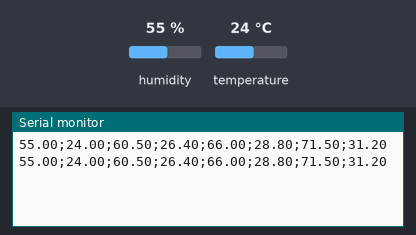
The sketch below on a simulated Arduino Uno, built with avr-gcc and run on an emulated ATmega328P. Shown: the last lines printed to the serial monitor. The inputs (shaded band) are chosen by the test bench; at power-on: humidity 55 %, temperature 24 °C.

Above: at 2.8 s.
2.9 s: humidity set to 22 %
At 5.2 s:
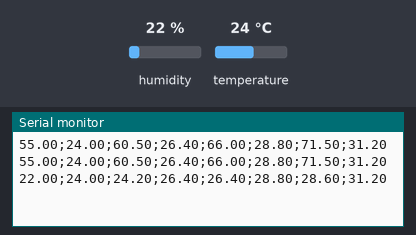
5.6 s: temperature set to 12 °C
At 6.5 s:
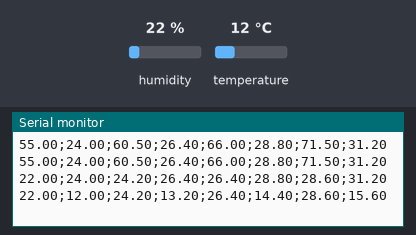
8.3 s: humidity set to 40 %
At 11.5 s:
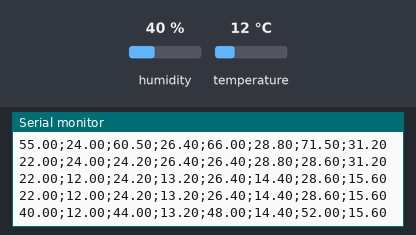
Timing chart, 0 to 13.0 s (numbered marks = the images above; inputs shaded):
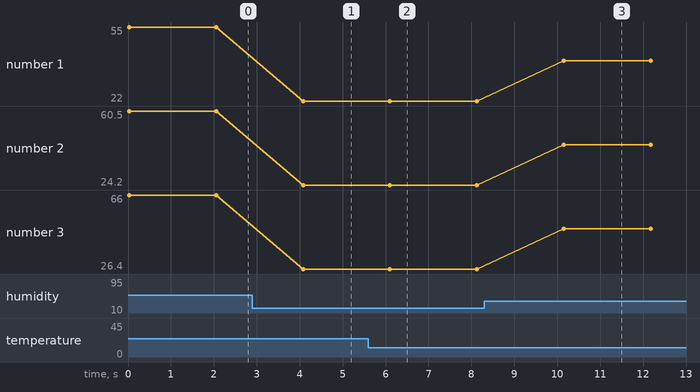

The sketch:

codHectares.ino
```cpp
#include "DHT.h"
#define dht_type DHT11 //define qual o tipo de sensor DHTxx que se está utilizando
/**
* Configurações iniciais sobre os sensores
* DHT11, LM35, LDR5 e TCRT5000
*/
int dht_pin = A2;
DHT dht_1 = DHT(dht_pin, dht_type); //pode-se configurar diversossensores DHTxx
int lm35_pin = A0, leitura_lm35 = 0;
float temperatura;
int ldr_pin = A5, leitura_ldr = 0;
int switch_pin = 7;
void setup()
{
Serial.begin(9600);
dht_1.begin();
pinMode(switch_pin, INPUT);
}
void loop()
{
/**
* Bloco do DHT11
*/
float umidade = dht_1.readHumidity();
float temperatura = dht_1.readTemperature();
float umidade2 = dht_1.readHumidity()*1.10;
float temperatura2 = dht_1.readTemperature()*1.10;
float umidade3 = dht_1.readHumidity()*1.20;
float temperatura3 = dht_1.readTemperature()*1.20;
float umidade4 = dht_1.readHumidity()*1.30;
float temperatura4 = dht_1.readTemperature()*1.30;

if (isnan(temperatura) or isnan(umidade))
{
Serial.println("Erro ao ler o DHT");
}
else
{
Serial.print(umidade);
Serial.print(";");
Serial.print(temperatura);
Serial.print(";");
Serial.print(umidade2);
Serial.print(";");
Serial.print(temperatura2);
Serial.print(";");
Serial.print(umidade3);
Serial.print(";");
Serial.print(temperatura3);
Serial.print(";");
Serial.print(umidade4);
Serial.print(";");
Serial.println(temperatura4);
}
delay(2000);
}
```

Measured:
- after the input at 2.9 s, the serial monitor: prints a new line after 1.2 s (image 1)
- after the input at 5.6 s, the serial monitor: prints a new line after 0.50 s (image 2)
- after the input at 8.3 s, the serial monitor: prints a new line after 1.9 s (image 3)
- plotted number 1: 55 → 22 after the input at 2.9 s, 22 → 40 after the input at 8.3 s
- plotted number 2: 60.5 → 24.2 after the input at 2.9 s, 24.2 → 44 after the input at 8.3 s
- plotted number 3: 26.4 → 48 after the input at 8.3 s
